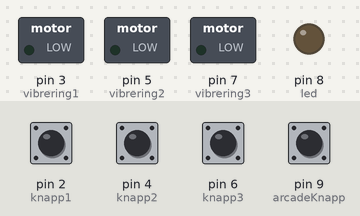
Simulated run of this sketch. Board: Arduino Uno, built with avr-gcc and run on an emulated ATmega328P. Parts: switched loads named in the sketch (green lamp = pin HIGH), output pins drawn as LEDs (lit = HIGH). The inputs (shaded band) are chosen by the test bench; at power-on: pin 2 (knapp1), pin 4 (knapp2), pin 6 (knapp3), pin 9 (arcadeKnapp) HIGH.

Above: at 1.2 s.
1.3 s: pin 2 (knapp1) pulled LOW for 0.15 s
At 1.38 s:
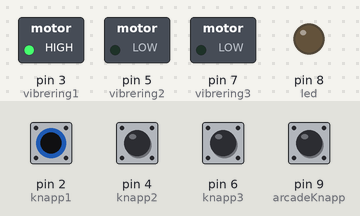
2.9 s: pin 4 (knapp2) pulled LOW for 0.15 s
At 2.98 s:
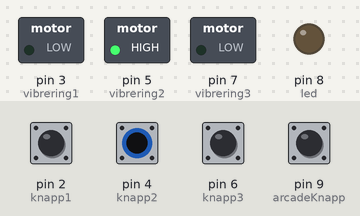
4.5 s: pin 6 (knapp3) pulled LOW for 0.15 s
At 4.59 s:
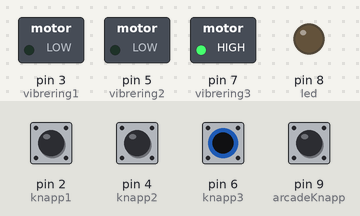
6.1 s: pin 9 (arcadeKnapp) pulled LOW for 0.15 s
At 6.19 s:
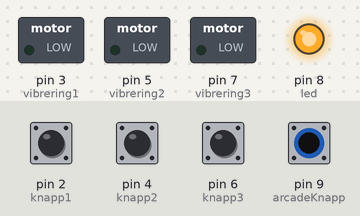
7.7 s: pin 2 (knapp1) driven LOW and pin 4 (knapp2) driven LOW
At 8.2 s:
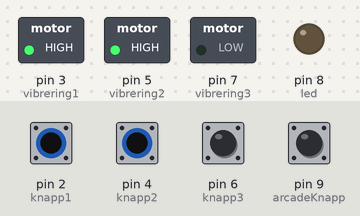
9.2 s: pin 6 (knapp3) pulled LOW for 1 s
At 10.0 s:
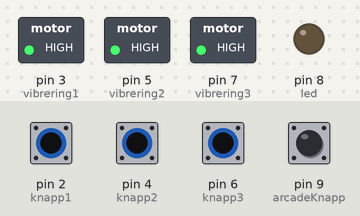
Timing chart, 0 to 12.2 s (numbered marks = the images above; inputs shaded):
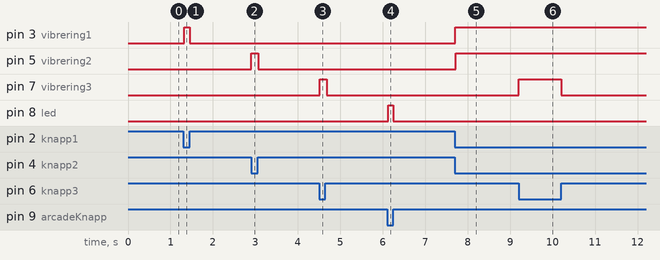

Measured:
- after the input at 1.3 s, pin 3 (vibrering1): LOW → HIGH at once, → LOW 0.13 s later
- after the input at 2.9 s, pin 5 (vibrering2): LOW → HIGH at once, → LOW 0.16 s later
- after the input at 4.5 s, pin 7 (vibrering3): LOW → HIGH at once, → LOW 0.16 s later
- after the input at 6.1 s, pin 8 (led): LOW → HIGH at once, → LOW 0.12 s later
- after the input at 7.7 s, pin 3 (vibrering1), pin 5 (vibrering2): LOW → HIGH at once
- after the input at 9.2 s, pin 7 (vibrering3): LOW → HIGH at once, → LOW 1.0 s later

The sketch:

fidget.ino
```cpp
// Knapp og vibrering til side 1
int knapp1 = 2;
int vibrering1 = 3;

// Knapp og vibrering til side 2
int knapp2 = 4;
int vibrering2 = 5;

// Knapp og vibrering til side 3
int knapp3 = 6;
int vibrering3 = 7;

// Stor knapp og lys
int arcadeKnapp = 9;
int led = 8;

void setup()
{
  // Definerer pinMode for de ulkike komponentene
  pinMode(knapp1, INPUT_PULLUP);
  pinMode(vibrering1, OUTPUT);
  pinMode(knapp2, INPUT_PULLUP);
  pinMode(vibrering2, OUTPUT);
  pinMode(knapp3, INPUT_PULLUP);
  pinMode(vibrering3, OUTPUT);
  pinMode(arcadeKnapp, INPUT_PULLUP);
  pinMode(led, OUTPUT);
}

void loop()
{
  //Sjekker om noen av knappene blir tykket på
  vibreringstrykk(knapp1, vibrering1);
  vibreringstrykk(knapp2, vibrering2);
  vibreringstrykk(knapp3, vibrering3);
  arcadetrykk(arcadeKnapp, led);
}

// Når vibreringsknappene trykkes ned vibrerer siden knappen er på
void vibreringstrykk(int knapp, int vibrering)
{
  if(digitalRead(knapp) == LOW)
  {
   digitalWrite(vibrering, HIGH);
    delay(10);
  }
  if(digitalRead(knapp) == HIGH)
  {
   digitalWrite(vibrering, LOW);
   delay(10);
  }
}

// Når arkadeknappen trykkes ned lyser den
void arcadetrykk(int arcadeknapp, int led)
{
 if(digitalRead(arcadeKnapp) == LOW)
  {
   digitalWrite(led, HIGH);
   delay(10);
  }
 if(digitalRead(arcadeKnapp) == HIGH)
  {
   digitalWrite(led, LOW);
   delay(10);
  }
}
```
